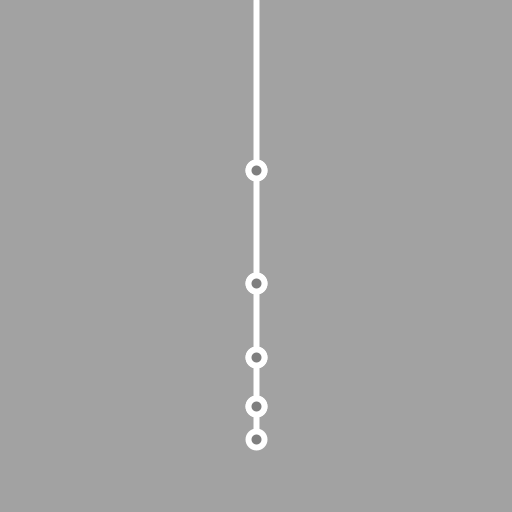
Frame 1 (no input)
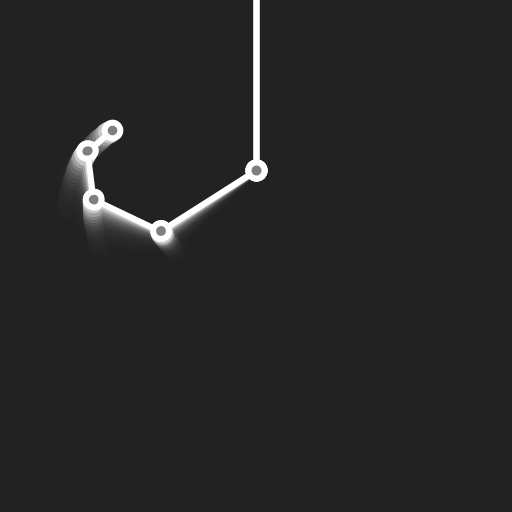
Frame 60 (the mouse pressed at the canvas centre just before this capture)
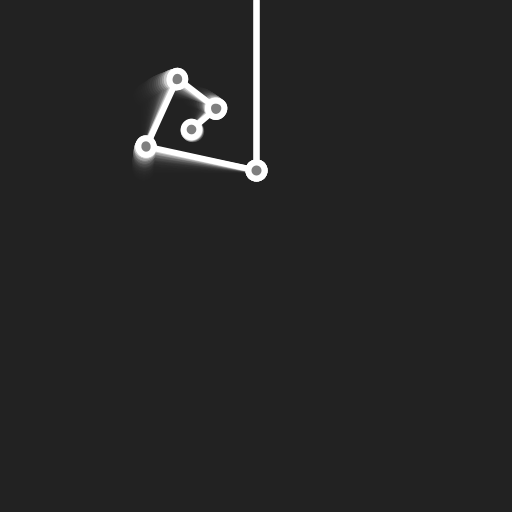
Frame 120 (the mouse held since frame 60 and released just before this capture)

The Processing sketch that drew these frames (run headless with seeded random() and noise(); from frame 60 on, the mouse is pressed at the canvas centre):

// Processing sketch: ANI2012A19_Tentacle
// ── ANI2012A19_Tentacle.pde
// ANI2012A19_Tentacle.pde
// Dessine et anime un tentacule généré à partir d'une fonction récursive.

// paramètres
int depthCurrent = 5;
int depthMax = 10;

int colorStroke = 255;
int colorFill = 127;
int colorBack = 31;

float period = 100000.0f;
float radius = 16.0f;

float scaleFactor = 0.66f;

// variable
float angle;

void setup()
{
  size(512, 512);
  frameRate(60);
  strokeWeight(6);
  fill(255);
}

void draw()
{
  fade(63);

  stroke(colorStroke);
  fill(colorFill);

  // position initiale
  translate(width / 2.0f, 0);

  // invocation de la fonction récursive
  tentacle(height / 3.0f, 0);

  // oscillation de l'angle de rotation
  angle = oscillate(millis(), PI * 4.0f, period);
}

// fonction récursive qui dessine un tentacule en plusieurs segments
void tentacle(float segment, int level)
{
  // dessiner un segment de tentacule
  line(0, 0, 0, segment);

  // déplacer l'origine au bout du segment
  translate(0, segment);

  // dessiner une ellipse à l'extrémité
  ellipse(0, 0, radius, radius);

  // appliquer le facteur de décroissance de la taille
  segment *= scaleFactor;

  // incrémenter le nombre de niveaux
  ++level;

  // valider la condition d'arrêt
  if (level < depthCurrent)
  {
    // dessiner le segment
    pushMatrix();
    rotate(angle);
    tentacle(segment, level);
    popMatrix();

    // dessiner une ellipse à l'embranchement
    ellipse(0, 0, radius, radius);
  }
}

void keyReleased()
{
  if (keyCode == UP)
    depthCurrent = ++depthCurrent < depthMax ? depthCurrent : depthMax;
  if (keyCode == DOWN)
    depthCurrent = --depthCurrent > 0 ? depthCurrent : 0;

  println("current depth : " + depthCurrent);
}

float oscillate(float time, float amplitude, float period)
{
  return amplitude * sin(time * 2.0f * PI / period);
}

void fade(float decay)
{
  rectMode(CORNER);
  noStroke();
  fill(colorBack, decay);
  rect(0, 0, width, height);
}
